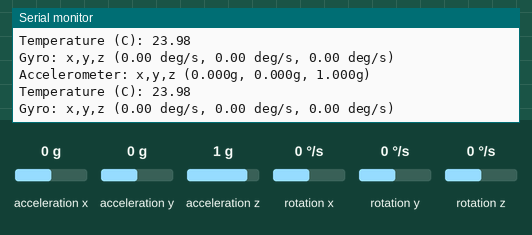
A sketch run on a simulated Arduino Uno, built with avr-gcc and run on an emulated ATmega328P. Shown: the last lines printed to the serial monitor. Wiring (inferred from the names in the program): MPU-6050 motion sensor at I2C address 0x68. The test bench sets the inputs (shaded band); at power-on: acceleration x 0 g, acceleration y 0 g, acceleration z 1 g, rotation x 0 °/s, rotation y 0 °/s, rotation z 0 °/s.

Above: at 1.8 s.
1.9 s: acceleration x set to -1.4 g
At 2.4 s:
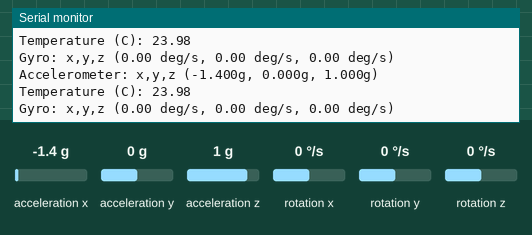
3.4 s: acceleration y set to -1.4 g
At 4.5 s:
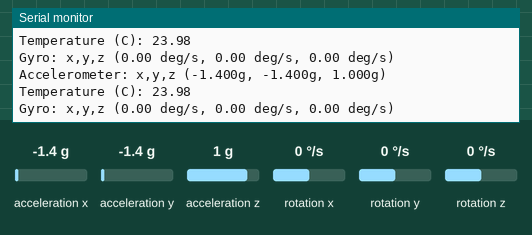
4.9 s: acceleration z set to -1.4 g
At 5.5 s:
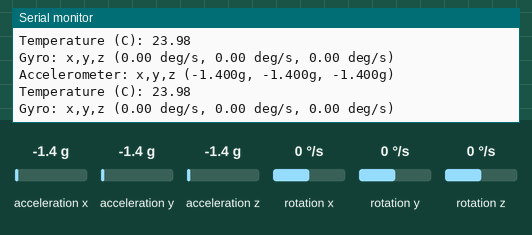
6.4 s: rotation x set to -192 °/s
At 7.5 s:
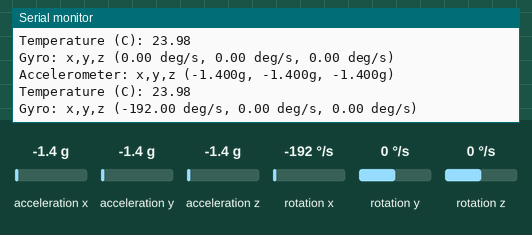
7.9 s: rotation y set to -192 °/s
At 8.5 s:
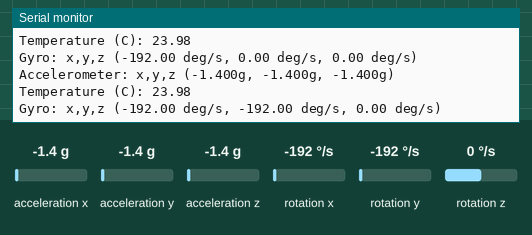

The sketch:

mpu_6050.ino
```cpp
// mpu_6050.ino - print acceleration (m/s**2) and angular velocity (gyro, deg/s)
// (c) BotBook.com - Karvinen, Karvinen, Valtokari

#include <Wire.h>	// <1>

const char i2c_address =  0x68; 	// <2>

const unsigned char sleep_mgmt = 0x6B;	// <3>
const unsigned char accel_x_out = 0x3B;

struct data_pdu	// <4>
{
  int16_t x_accel;	// <5>
  int16_t y_accel;
  int16_t z_accel;
  int16_t temperature;	// <6>
  int16_t x_gyro;	// <7>
  int16_t y_gyro;
  int16_t z_gyro;
};


void setup() {
  Serial.begin(115200);
  Wire.begin();	// <8>
  write_i2c(sleep_mgmt,0x00);   // <9>
}

int16_t swap_int16_t(int16_t value)	// <10>
{
  int16_t left = value << 8;	// <11>
  int16_t right = value >> 8;	// <12>
  right = right & 0xFF;	// <13>
  return left | right;	// <14>
}

void loop() {
  data_pdu pdu;	// <15>
  read_i2c(accel_x_out, (uint8_t *)&pdu, sizeof(data_pdu));	// <16>

  pdu.x_accel = swap_int16_t(pdu.x_accel);	// <17>
  pdu.y_accel = swap_int16_t(pdu.y_accel);
  pdu.z_accel = swap_int16_t(pdu.z_accel);
  pdu.temperature = swap_int16_t(pdu.temperature);	// <18>
  pdu.x_gyro = swap_int16_t(pdu.x_gyro);
  pdu.y_gyro = swap_int16_t(pdu.y_gyro);
  pdu.z_gyro = swap_int16_t(pdu.z_gyro);

  float acc_x = pdu.x_accel / 16384.0f;	// <19>
  float acc_y = pdu.y_accel / 16384.0f;
  float acc_z = pdu.z_accel / 16384.0f;
  Serial.print("Accelerometer: x,y,z (");
  Serial.print(acc_x,3); Serial.print("g, ");	// <20>
  Serial.print(acc_y,3); Serial.print("g, ");
  Serial.print(acc_z,3); Serial.println("g)");

  int zero_point = -512 - (340 * 35);	// <21>
  double temperature = (pdu.temperature - zero_point) / 340.0;	// <22>
  Serial.print("Temperature (C): ");
  Serial.println(temperature,2);

  Serial.print("Gyro: x,y,z (");
  Serial.print(pdu.x_gyro / 131.0f); Serial.print(" deg/s, ");	// <23>
  Serial.print(pdu.y_gyro / 131.0f); Serial.print(" deg/s, ");
  Serial.print(pdu.z_gyro / 131.0f); Serial.println(" deg/s)");
  delay(1000);
}

void read_i2c(unsigned char reg, uint8_t *buffer, int size)	// <24>
{
  Wire.beginTransmission(i2c_address);	// <25>
  Wire.write(reg);	// <26>
  Wire.endTransmission(false);	// <27>
  Wire.requestFrom(i2c_address,size,true);	// <28>

  int i = 0;	// <29>
  while(Wire.available() && i < size) {	// <30>
    buffer[i] = Wire.read();	// <31>
    i++;
  }
  if(i != size) {	// <32>
    Serial.println("Error reading from i2c");
  }

}

void write_i2c(unsigned char reg, const uint8_t data) 	// <33>
{
  Wire.beginTransmission(i2c_address);	// <34>
  Wire.write(reg);
  Wire.write(data);
  Wire.endTransmission(true);
}
```

Measured:
- after the input at 1.9 s, the serial monitor: prints a new line after 0.12 s (image 1)
- after the input at 3.4 s, the serial monitor: prints a new line after 0.63 s (image 2)
- after the input at 4.9 s, the serial monitor: prints a new line after 0.14 s (image 3)
- after the input at 6.4 s, the serial monitor: prints a new line after 0.66 s (image 4)
- after the input at 7.9 s, the serial monitor: prints a new line after 0.16 s (image 5)
